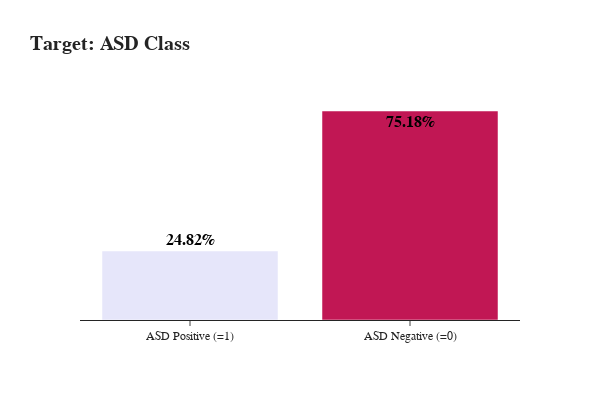

This figure's notebook cell:
### Markdown cell above
- Target Class Balance

### Code cell
ASD_pos = df[df['Class/ASD']=='YES']
ASD_neg = df[df['Class/ASD']=='NO']
label = ['ASD Positive (=1)', 'ASD Negative (=0)']
value = [ASD_pos.shape[0], ASD_neg.shape[0]]

fig = go.Figure(go.Bar(
    y=value,
    x=label,
    text=[f"<b style='color: #f'>{(v * 100 / len(df)):.2f}%</b>" for v in value],
    textposition=['outside', 'inside'],
    textfont=dict(family="sans serif", size=16, color="black"),
    marker_color=['lavender', '#c11754'],
    opacity=1.0,
))

fig.update_layout(
    title='<b>Target: ASD Class <b>',
    font_family="San Serif",
    template='simple_white',
    yaxis_linewidth=2.5,
    width=600,
    height=400,
    bargap=0.2,
    barmode='group',
    titlefont={'size': 20},
    xaxis=dict(showgrid=False, showline=True),
    yaxis=dict(showgrid=False, showline=False, showticklabels=False, ticks=''),
)

fig.show()

### Figure 1 — Plotly figure (JSON) as saved in the notebook; plotly's stock layout.template omitted (floating-point values rounded to 4 significant figures)
{"data": [{"marker": {"color": ["lavender", "#c11754"]}, "opacity": 1, "text": ["<b style='color: #f'>24.82%</b>", "<b style='color: #f'>75.18%</b>"], "textfont": {"color": "black", "family": "sans serif", "size": 16}, "textposition": ["outside", "inside"], "type": "bar", "x": ["ASD Positive (=1)", "ASD Negative (=0)"], "y": [372, 1127]}], "layout": {"bargap": 0.2, "barmode": "group", "font": {"family": "San Serif"}, "height": 400, "title": {"font": {"size": 20}, "text": "<b>Target: ASD Class <b>"}, "width": 600, "xaxis": {"showgrid": false, "showline": true}, "yaxis": {"linewidth": 2.5, "showgrid": false, "showline": false, "showticklabels": false, "ticks": ""}}}
